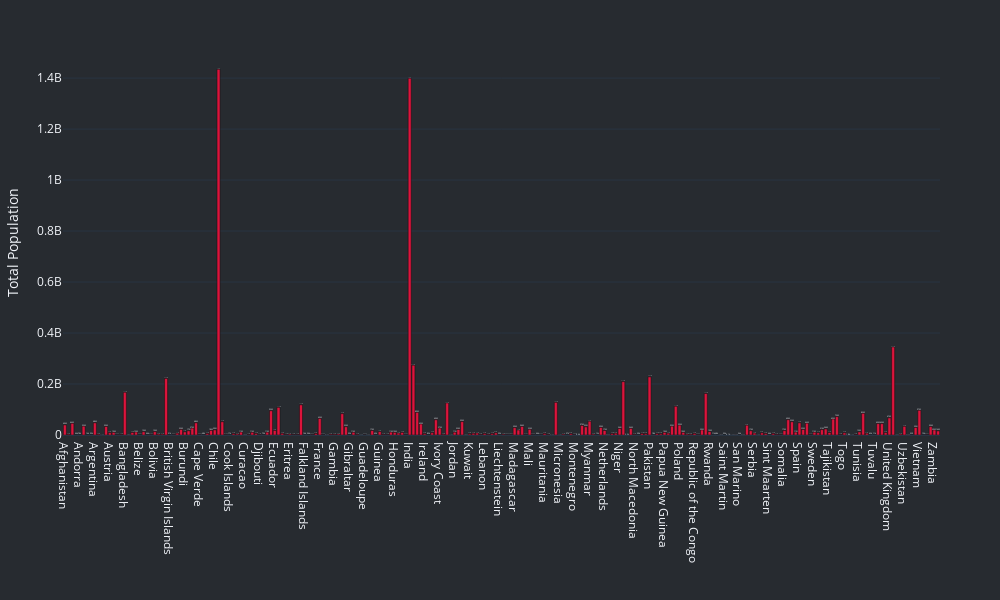

Source (notebook cell):
### Code cell
fig=px.bar(df,x='Country', y='Total Population', width=1000, height=600, text_auto='.2s')
fig.layout.template = 'plotly_dark'
fig.update_layout(margin=dict(t=50, b=50, l=60, r=60), paper_bgcolor='#272b30', plot_bgcolor='#272b30')
fig.update_traces(textfont_size=16, textangle=0, textposition="outside", opacity=1, cliponaxis=True)
fig.update_traces(marker_color='crimson', opacity=1)
fig.update_xaxes(visible=True, title='')
fig.show()

### Figure 1 — Plotly figure (JSON) as saved in the notebook; plotly's stock layout.template omitted (floating-point values rounded to 4 significant figures; data arrays with more than 128 entries replaced by an {"elided": "..."} marker saying what was removed)
{"data": [{"alignmentgroup": "True", "cliponaxis": true, "hovertemplate": "Country=%{x}<br>Total Population=%{y}<extra></extra>", "legendgroup": "", "marker": {"color": "crimson", "pattern": {"shape": ""}}, "name": "", "offsetgroup": "", "opacity": 1, "orientation": "v", "showlegend": false, "textangle": 0, "textfont": {"size": 16}, "textposition": "outside", "texttemplate": "%{y:.2s}", "type": "bar", "x": {"elided": "234 str values"}, "xaxis": "x", "y": {"elided": "234 int values"}, "yaxis": "y"}], "layout": {"barmode": "relative", "height": 600, "legend": {"tracegroupgap": 0}, "margin": {"b": 50, "l": 60, "r": 60, "t": 50}, "paper_bgcolor": "#272b30", "plot_bgcolor": "#272b30", "width": 1000, "xaxis": {"anchor": "y", "domain": [0, 1], "title": {"text": ""}, "visible": true}, "yaxis": {"anchor": "x", "domain": [0, 1], "title": {"text": "Total Population"}}}}
